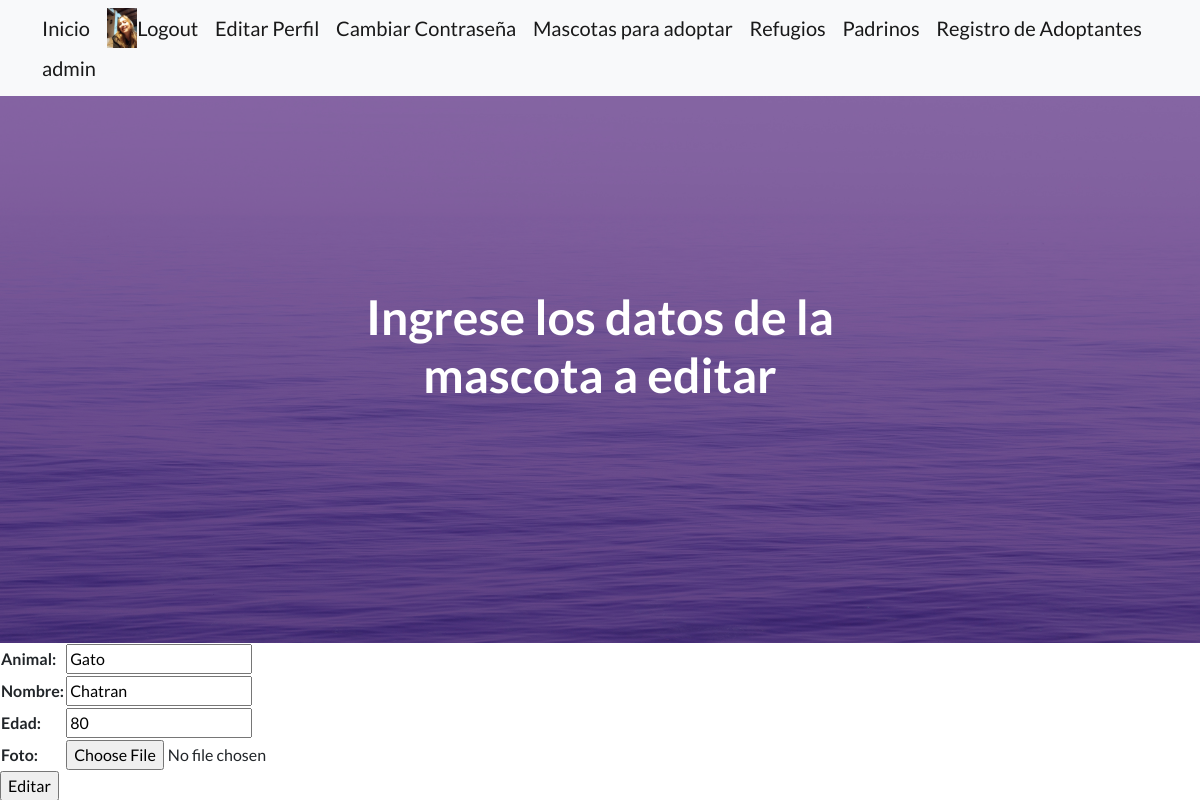
The page /mascotas/editar_adoptado/9 (signed in) on the database its author committed.
### DogsApp/models.py (models this page shows, shortened)
class Avatar(models.Model):
    user = models.OneToOneField(User,on_delete=models.CASCADE)
    imagen = models.ImageField(upload_to="avatares", null=True, blank=True)

class Adoptado(models.Model):
    animal=models.CharField(max_length=15)
    nombre= models.CharField(max_length=15)
    edad= models.CharField(max_length=2, default=0,blank=True)
    foto=models.ImageField(upload_to="fotos_adoptados", null=True, blank=True)

### DogsApp/views.py (the view)
# urls.py: path("mascotas/editar_adoptado/<int:adoptado_id>",editaradoptadoview,name="editar adoptado"),
def editaradoptadoview(request,adoptado_id):
    adoptado_a_editar = Adoptado.objects.get(id=adoptado_id)
    if request.method == "POST":
        form = form_adoptado(request.POST, request.FILES)
        if form.is_valid():
            adoptado_a_editar.animal = form.cleaned_data['animal']
            adoptado_a_editar.nombre = form.cleaned_data['nombre']
            adoptado_a_editar.edad = form.cleaned_data['edad']
            adoptado_a_editar.foto = form.cleaned_data.get('foto')
            adoptado_a_editar.save()
            return redirect("inicio")
    else:
        form = form_adoptado(initial={
            'animal': adoptado_a_editar.animal,
            'nombre': adoptado_a_editar.nombre,
            'edad': adoptado_a_editar.edad,
        })
    return render(request, "temp_app/editar_adoptado.html", {"form": form, "adoptado_id": adoptado_id})

### DogsApp/forms.py
class form_adoptado(forms.Form):
   animal = forms.CharField(max_length=15)
   nombre = forms.CharField()
   edad = forms.CharField(max_length=2)
   foto = forms.ImageField(required=False)

### DogsApp/templates/temp_app/editar_adoptado.html (shortened to what this page needs)
{% extends "padre/padre.html" %}
{% block main %}
<form  method="post" enctype="multipart/form-data">
    <table>
        {{form.as_table}}
    </table>
    <input type = "submit" value="Editar">
{% endblock main %}
{% block centro %}
Ingrese los datos de la mascota a editar  <Base></Base>
{% endblock centro %}

### DogsApp/templates/padre/padre.html (shortened to what this page needs)
<!DOCTYPE html>
<html lang="en">
    {% load static  %}
    <head>
        <link href="https://cdn.jsdelivr.net/npm/bootstrap-icons@1.5.0/font/bootstrap-icons.css" rel="stylesheet" type="text/css" />
        <link href={% static "css/styles.css" %} rel="stylesheet" />
    </head>
    <body>
        <nav class="navbar navbar-light bg-light static-top">
            <div class="container">
                <a class="navbar-brand" href="/">Inicio</a>
                {% if request.user.is_authenticated %}
                {% if request.user.avatar.imagen %}
                <img src="{{request.user.avatar.imagen.url}}" alt ="" height="40px">
                {% endif %}
                <a class="navbar-brand" href='/logout/'>Logout</a>
                <a class="navbar-brand" href={% url "editar perfil"%}{{request.user.name}}>Editar Perfil</a>
                <a class="navbar-brand" href='/cambiar_password/'>Cambiar Contraseña</a>
                {% else %}
                <a class="navbar-brand" href='/registro/'>Registrarse</a>
                <a class="navbar-brand" href="{% url 'login' %}">Login</a>
                {% endif %}
                <a class="navbar-brand" href='/mascotas/'>Mascotas para adoptar</a>
                <a class="navbar-brand" href='/refugio/'>Refugios</a>
                <a class="navbar-brand" href='/padrino/'>Padrinos</a>
                <a class="navbar-brand" href='/adoptante/'>Registro de Adoptantes</a>
                <a class="navbar-brand" href="/admin/">admin</a>
            </div>
        </nav>
        <header class="masthead">
            <div class="container position-relative">
                <div class="row justify-content-center">
                    <div class="col-xl-6">
                        <div class="text-center text-white">
                            <h1 class="mb-5">
                                {% block centro %}{% endblock centro %}
                            </h1>
                        </div>
                    </div>
                </div>
            </div>
        </header>
        <main>
            {% block main %}
            {% endblock main %}</h1>
    </body>
</html>

### rows shown on the page
Adoptado: animal "Gato", nombre "Chatran", edad "80"
